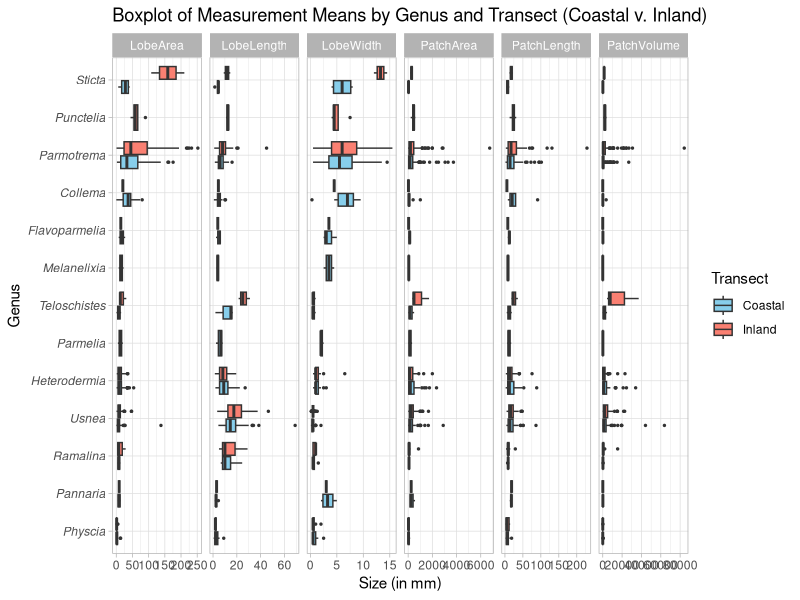
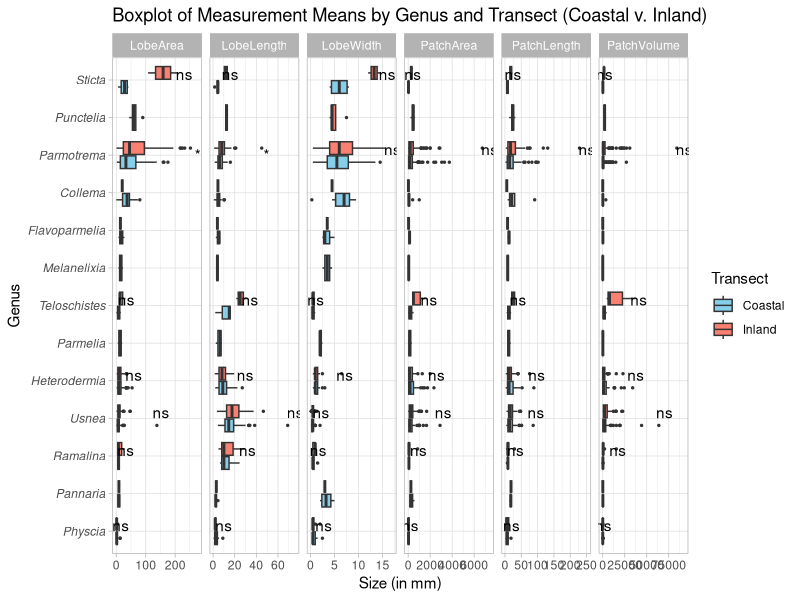
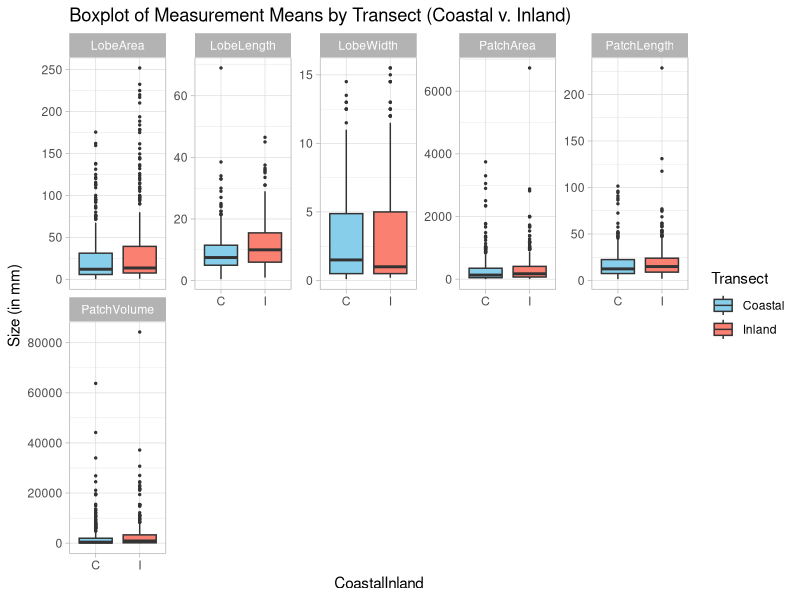
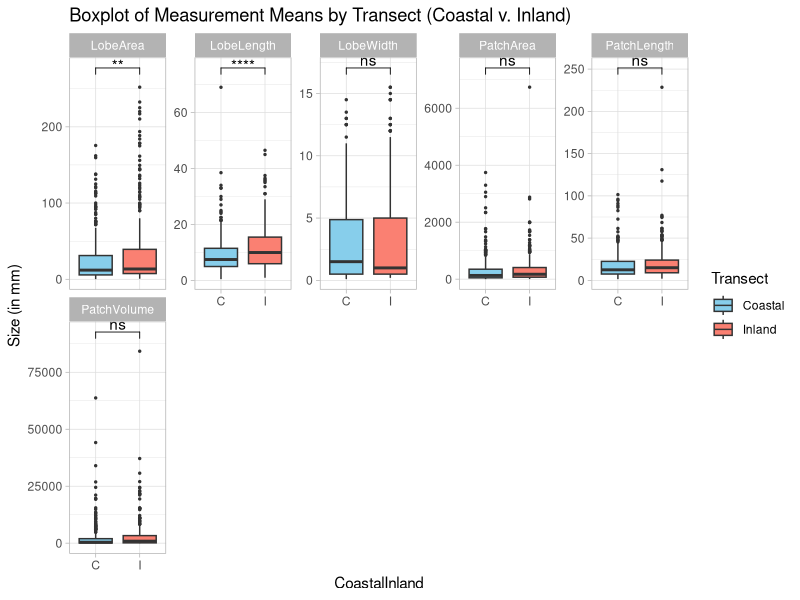
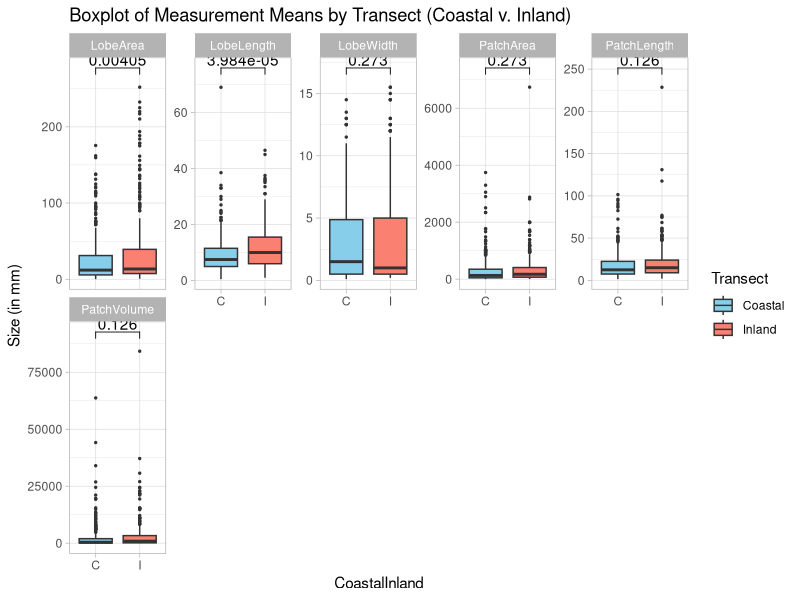

These figures' R source, in order:
library(ggplot2)
library(tidyverse)
library(dplyr) 
library(tidyr)
library(ggpubr)
library(rstatix)

setwd("C:/Users/kadet/OneDrive/Desktop/school/SFSU/MEEP/Lichen Research/R/SBMLichenTransect")
# read in data
data <- read.csv("cleandata/CleanSummitLoopSBM_noCrustose.csv")

## compare by species by transect (C/I)
# summarize data by genus and transect (for a summary table)
summary <- data %>%
  group_by(Genus, CoastalInland) %>% # group by genus and transect
  summarize(
    Count = n(),  # Count the number of occurrences of each species for each transect
    MeanLobeLength = mean(LobeLength, na.rm = TRUE),  # Mean LobeLength of each species for each transect
    MeanLobeWidth = mean(LobeWidth, na.rm = TRUE),    # Mean LobeWidth of each species for each transect
    MeanLobeArea = mean(LobeArea, na.rm = TRUE),      # Mean LobeArea of each species for each transect
    MeanPatchArea = mean(PatchArea, na.rm = TRUE),    # Mean PatchArea of each species for each transect
    MeanPatchVolume = mean(PatchVolume, na.rm = TRUE) # Mean PatchVolume of each species for each transect
  ) 

# Reorder 'Genus' by MeanLobeArea across both Coastal and Inland
genus_order <- summary %>%
  group_by(Genus) %>%
  summarize(MeanLobeArea = mean(MeanLobeArea)) %>%
  arrange(desc(MeanLobeArea)) %>%
  pull(Genus)


# Reshape original data for plotting: Gather data into long format and 
data_long <- data %>%
  gather(key = "Metric", value = "Value", 
         LobeLength, 
         LobeWidth,
         LobeArea,
         PatchArea,
         PatchVolume,
         PatchLength,
         PatchWidth,
         PatchHeight) %>%
  mutate(Genus = factor(Genus, levels = rev(genus_order)))


# Plot: Box plot comparing means for coastal and inland by genus and metric
# perform statistical tests per genus, per metric
stat.test.Genus.Metric <- data_long %>%
  dplyr::filter(Metric %in% c("LobeLength",
                              "LobeWidth", 
                              "LobeArea", 
                              "PatchLength", 
                              "PatchArea", 
                              "PatchVolume")) %>%
  group_by(Metric, Genus) %>%
  filter(sum(CoastalInland == "C") >= 2 & sum(CoastalInland == "I") >= 2) %>%
  t_test(Value ~ CoastalInland) %>%
  adjust_pvalue(method = "BH") %>%
  add_significance()

stat.test.Genus.Metric

# add y.position to place the p-value labels above the highest boxplot in each facet
stat.test.Genus.Metric <- stat.test.Genus.Metric %>%
  left_join(
    data_long %>%
      group_by(Metric, Genus) %>%
      summarize(max_value = max(Value, na.rm = TRUE), .groups = "drop"), 
    by = c("Metric", "Genus")
  ) %>%
  mutate(y.position = max_value * 1.1) # Adjust slightly above the max value

# plot per genus per metric
boxplot_data <- data_long %>%
  dplyr::filter(Metric %in% c("LobeLength",
                              "LobeWidth", 
                              "LobeArea", 
                              "PatchLength", 
                              "PatchArea", 
                              "PatchVolume")) 


# plot
boxplot <- ggplot(boxplot_data %>% 
    group_by(Genus, Metric)) + 
  geom_boxplot(aes(x = Genus, y = Value, fill = CoastalInland),
               size = 0.5, outlier.size = 0.5) +
  facet_grid(cols = vars(Metric), scales = "free") +
  scale_fill_manual(values = c("C" = "skyblue", "I" = "salmon"), 
                    labels = c("Coastal", "Inland")) +
  theme_light() +
  theme(axis.text.y = element_text(face = 'italic')) +
  coord_flip() + 
  labs(
    title = "Boxplot of Measurement Means by Genus and Transect (Coastal v. Inland)", 
    x = "Genus", 
    y = "Size (in mm)", 
    fill = "Transect"
  ) + 
  theme(legend.position = "right")

boxplot

# challenge: add the sig from stat.test.Genus.Metric to the plot
# look into stat_pvalue_manual or geom_text

?stat_pvalue_manual
?geom_text

boxplot + stat_pvalue_manual(
  stat.test.Genus.Metric, x = "Genus",
  label = "p.adj.signif", 
  position = position_dodge(1)) # my attempt 


# plot again per metric to compare community as a whole 
# stats metric 
stat.test.Metric <- data_long %>%
  dplyr::filter(Metric == "LobeLength" |
                  Metric == "LobeWidth" |# pick and choose the metrics you want to plot here
                  Metric == "LobeArea" | 
                  Metric == "PatchLength" | 
                  Metric == "PatchArea" | 
                  Metric == "PatchVolume") %>%
  group_by(Metric) %>% 
  t_test(Value ~ CoastalInland) %>%
  adjust_pvalue(method = "BH") %>%
  add_significance()
stat.test.Metric 

# add y.position to place the p-value labels above the highest boxplot in each facet
stat.test.Metric <- stat.test.Metric %>%
  left_join(
    data_long %>%
      group_by(Metric) %>%
      summarize(max_value = max(Value, na.rm = TRUE), .groups = "drop"), 
    by = c("Metric")
  ) %>%
  mutate(y.position = max_value * 1.1) # Adjust slightly above the max value


# plot per metric
boxplot_all <- ggplot(boxplot_data %>% group_by(Metric)) +
  geom_boxplot(aes(x = CoastalInland, y = Value, fill = CoastalInland),
               size = 0.5, outlier.size = 0.5) +
  scale_fill_manual(
    values = c("C" = "skyblue", "I" = "salmon"), 
    labels = c("Coastal", "Inland")) +
  facet_wrap(~Metric, scales = "free_y", ncol = 5) +
  theme_light() + 
  labs(
    title = "Boxplot of Measurement Means by Transect (Coastal v. Inland)",
    y = "Size (in mm)", 
    fill = "Transect"
  ) + 
  theme(legend.position = "right")
boxplot_all

# challenge: add the sig from stat.test.Metric to the plot
# look into stat_pvalue_manual or geom_text

boxplot_all + stat_pvalue_manual(
  stat.test.Metric,
  label = "p.adj.signif", 
  position = position_dodge(1)) # my attempt 

boxplot_all + stat_pvalue_manual(
  stat.test.Metric,
  label = "p.adj", 
  position = position_dodge(1)) # my attempt 

